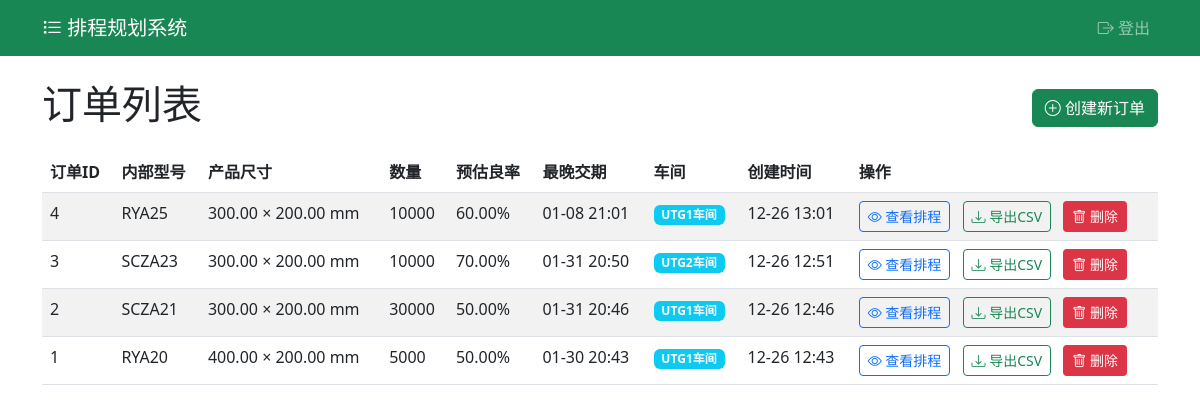
Screenshot of /ui/orders (signed in) with the database file from the repository.
### app/models/order.py (models this page shows)
class Order(Base):
    __tablename__ = "orders"
    id = Column(Integer, primary_key=True, index=True)
    internal_model = Column(String(255), nullable=True)
    length = Column(Float, nullable=False)
    width = Column(Float, nullable=False)
    size = Column(Float, nullable=True)
    quantity = Column(Integer, nullable=False)
    estimated_yield = Column(Float, nullable=True)
    due_datetime = Column(DateTime, nullable=False)
    created_at = Column(DateTime, server_default=func.now())
    workshop = Column(String(255), nullable=True)

### app/main.py (the view)
@app.get("/ui/orders", response_class=HTMLResponse)
def list_orders_ui(request: Request, db: Session = Depends(get_db)):
    if not app_auth.is_admin(request):
        return RedirectResponse(url="/ui/login", status_code=303)
    try:
        orders = crud.list_orders(db)
        is_admin = app_auth.is_admin(request)
        return templates.TemplateResponse("order_list.html", {
            "request": request,
            "orders": orders,
            "is_admin": is_admin
        })
    except Exception as e:
        logger.error(f"Error listing orders: {str(e)}", exc_info=True)
        return templates.TemplateResponse("order_form.html", {
            "request": request,
            "operations": crud.list_operations(db),
            "error": f"获取订单列表时发生错误: {str(e)}",
            "is_admin": app_auth.is_admin(request)
        })

### templates/order_list.html (shortened to what this page needs)
<!DOCTYPE html>
<html>
<head>
    <link href="https://cdn.jsdelivr.net/npm/bootstrap@5.3.0-alpha1/dist/css/bootstrap.min.css" rel="stylesheet">
    <link rel="stylesheet" href="https://cdn.jsdelivr.net/npm/bootstrap-icons@1.10.3/font/bootstrap-icons.css">
</head>
<body>
    <nav class="navbar navbar-expand-lg navbar-dark bg-success">
        <div class="container">
            <a class="navbar-brand" href="/ui/orders"><i class="bi bi-list-task"></i> 排程规划系统</a>
            <div class="navbar-nav ms-auto">
                {% if is_admin %}
                <a class="nav-link" href="/ui/logout"><i class="bi bi-box-arrow-right"></i> 登出</a>
                {% endif %}
            </div>
        </div>
    </nav>
    <div class="container mt-4">
        <div class="row">
            <div class="col-12">
                <div class="d-flex justify-content-between align-items-center mb-3">
                    <h1>订单列表</h1>
                    <a href="/ui/orders/create" class="btn btn-success"><i class="bi bi-plus-circle"></i> 创建新订单</a>
                </div>
                {% if not orders %}
                <div class="alert alert-info">
                    <i class="bi bi-info-circle"></i> 暂无订单数据，请先 <a href="/ui/orders/create">创建订单</a>
                </div>
                {% else %}
                <div class="table-responsive">
                    <table class="table table-striped">
                        <thead>
                            <tr>
                                <th>订单ID</th>
                                <th>内部型号</th>
                                <th>产品尺寸</th>
                                <th>数量</th>
                                <th>预估良率</th>
                                <th>最晚交期</th>
                                <th>车间</th>
                                <th>创建时间</th>
                                <th>操作</th>
                            </tr>
                        </thead>
                        <tbody>
                            {% for order in orders %}
                            <tr>
                                <td>{{ order.id }}</td>
                                <td>{{ order.internal_model if order.internal_model else '-' }}</td>
                                <td>{{ "%.2f"|format(order.length) }} × {{ "%.2f"|format(order.width) }} mm</td>
                                <td>{{ order.quantity }}</td>
                                <td>{{ "%.2f"|format(order.estimated_yield) if order.estimated_yield else '-' }}%</td>
                                <td>{{ order.due_datetime.strftime('%m-%d %H:%M') }}</td>
                                <td>
                                    <span class="badge bg-info">{{ order.workshop if order.workshop else '未指定' }}</span>
                                </td>
                                <td>{{ order.created_at.strftime('%m-%d %H:%M') if order.created_at else '-' }}</td>
                                <td>
                                    <a href="/ui/orders/{{ order.id }}/schedule" class="btn btn-outline-primary btn-sm me-2">
                                        <i class="bi bi-eye"></i> 查看排程
                                    </a>
                                    <a href="/schedule/{{ order.id }}/csv" class="btn btn-outline-success btn-sm me-2">
                                        <i class="bi bi-download"></i> 导出CSV
                                    </a>
                                    <button class="btn delete-btn btn-sm" onclick="confirmDelete({{ order.id }})">
                                        <i class="bi bi-trash"></i> 删除
                                    </button>
                                </td>
                            </tr>
                            {% endfor %}
                        </tbody>
                    </table>
                </div>
                {% endif %}
            </div>
        </div>
    </div>
</body>
</html>

### templates/order_list.html (style rules this page uses)
.delete-btn { background-color: #dc3545; color: white; }

### rows the page displays
Order: id "4", internal_model "RYA25", length "300.00", width "200.00", quantity "10000", estimated_yield "60.00", due_datetime "01-08 21:01", workshop "UTG1车间", created_at "12-26 13:01"
Order: id "3", internal_model "SCZA23", length "300.00", width "200.00", quantity "10000", estimated_yield "70.00", due_datetime "01-31 20:50", workshop "UTG2车间", created_at "12-26 12:51"
Order: id "2", internal_model "SCZA21", length "300.00", width "200.00", quantity "30000", estimated_yield "50.00", due_datetime "01-31 20:46", workshop "UTG1车间", created_at "12-26 12:46"
Order: id "1", internal_model "RYA20", length "400.00", width "200.00", quantity "5000", estimated_yield "50.00", due_datetime "01-30 20:43", workshop "UTG1车间", created_at "12-26 12:43"
